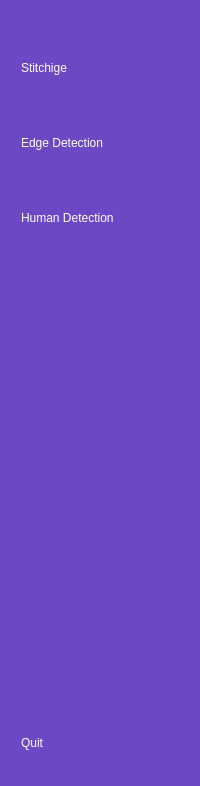
     <widget class="QWidget" name="text_sidebar" native="true">
      <property name="styleSheet">
       <string notr="true">QWidget{
    background-color: #6C48C5;
}
QPushButton{
    color:rgb(255, 255, 255);
    height: 45px;
    text-align: left;
    padding: 10px 15px 10px 10px;
    border:0px;
    border-top-left-radius:10px;
       border-bottom-left-radius:10px;

}
QPushButton:checked{
    background-color: #fff;
     color: #6C48C5;
     font-wight:bold;
}

</string>
      </property>
      <layout class="QVBoxLayout" name="verticalLayout_4">
       <property name="spacing">
        <number>10</number>
       </property>
       <property name="rightMargin">
        <number>0</number>
       </property>
       <item alignment="Qt::AlignHCenter">
        <widget class="QLabel" name="logo2">
         <property name="maximumSize">
          <size>
           <width>60</width>
           <height>60</height>
          </size>
         </property>
         <property name="text">
          <string/>
         </property>
         <property name="pixmap">
          <pixmap resource="resources.qrc">:/images/robot-01.png</pixmap>
         </property>
         <property name="scaledContents">
          <bool>true</bool>
         </property>
        </widget>
       </item>
       <item>
        <layout class="QVBoxLayout" name="verticalLayout">
         <property name="spacing">
          <number>10</number>
         </property>
         <item>
          <widget class="QPushButton" name="stitch_page_btn2">
           <property name="cursor">
            <cursorShape>PointingHandCursor</cursorShape>
           </property>
           <property name="text">
            <string>Stitchige</string>
           </property>
           <property name="icon">
            <iconset resource="resources.qrc">
             <normaloff>:/images/stitch1-01.png</normaloff>
             <normalon>:/images/stitch2.png</normalon>:/images/stitch1-01.png</iconset>
           </property>
           <property name="iconSize">
            <size>
             <width>30</width>
             <height>30</height>
            </size>
           </property>
           <property name="checkable">
            <bool>true</bool>
           </property>
           <property name="autoExclusive">
            <bool>true</bool>
           </property>
          </widget>
         </item>
         <item>
          <widget class="QPushButton" name="edge_page_btn2">
           <property name="cursor">
            <cursorShape>PointingHandCursor</cursorShape>
           </property>
           <property name="text">
            <string>Edge Detection</string>
           </property>
           <property name="icon">
            <iconset resource="resources.qrc">
             <normaloff>:/images/search-1-01.png</normaloff>
             <normalon>:/images/search2.png</normalon>:/images/search-1-01.png</iconset>
           </property>
           <property name="iconSize">
            <size>
             <width>30</width>
             <height>30</height>
            </size>
           </property>
           <property name="checkable">
            <bool>true</bool>
           </property>
           <property name="autoExclusive">
            <bool>true</bool>
           </property>
          </widget>
         </item>
         <item>
          <widget class="QPushButton" name="human_page_btn2">
           <property name="cursor">
            <cursorShape>PointingHandCursor</cursorShape>
           </property>
           <property name="text">
            <string>Human Detection</string>
           </property>
           <property name="icon">
            <iconset resource="resources.qrc">
             <normaloff>:/images/humand1-01.png</normaloff>
             <normalon>:/images/humand2.png</normalon>:/images/humand1-01.png</iconset>
           </property>
           <property name="iconSize">
            <size>
             <width>30</width>
             <height>30</height>
            </size>
           </property>
           <property name="checkable">
            <bool>true</bool>
           </property>
           <property name="autoExclusive">
            <bool>true</bool>
           </property>
          </widget>
         </item>
        </layout>
       </item>
       <item>
        <spacer name="verticalSpacer_2">
         <property name="orientation">
          <enum>Qt::Vertical</enum>
         </property>
         <property name="sizeHint" stdset="0">
          <size>
           <width>20</width>
           <height>450</height>
          </size>
         </property>
        </spacer>
       </item>
       <item>
        <widget class="QPushButton" name="quit_btn2">
         <property name="cursor">
          <cursorShape>PointingHandCursor</cursorShape>
         </property>
         <property name="text">
          <string>Quit</string>
         </property>
         <property name="icon">
          <iconset resource="resources.qrc">
           <normaloff>:/images/log_out_white.png</normaloff>:/images/log_out_white.png</iconset>
         </property>
         <property name="iconSize">
          <size>
           <width>30</width>
           <height>30</height>
          </size>
         </property>
         <property name="checkable">
          <bool>true</bool>
         </property>
        </widget>
       </item>
      </layout>
     </widget>
